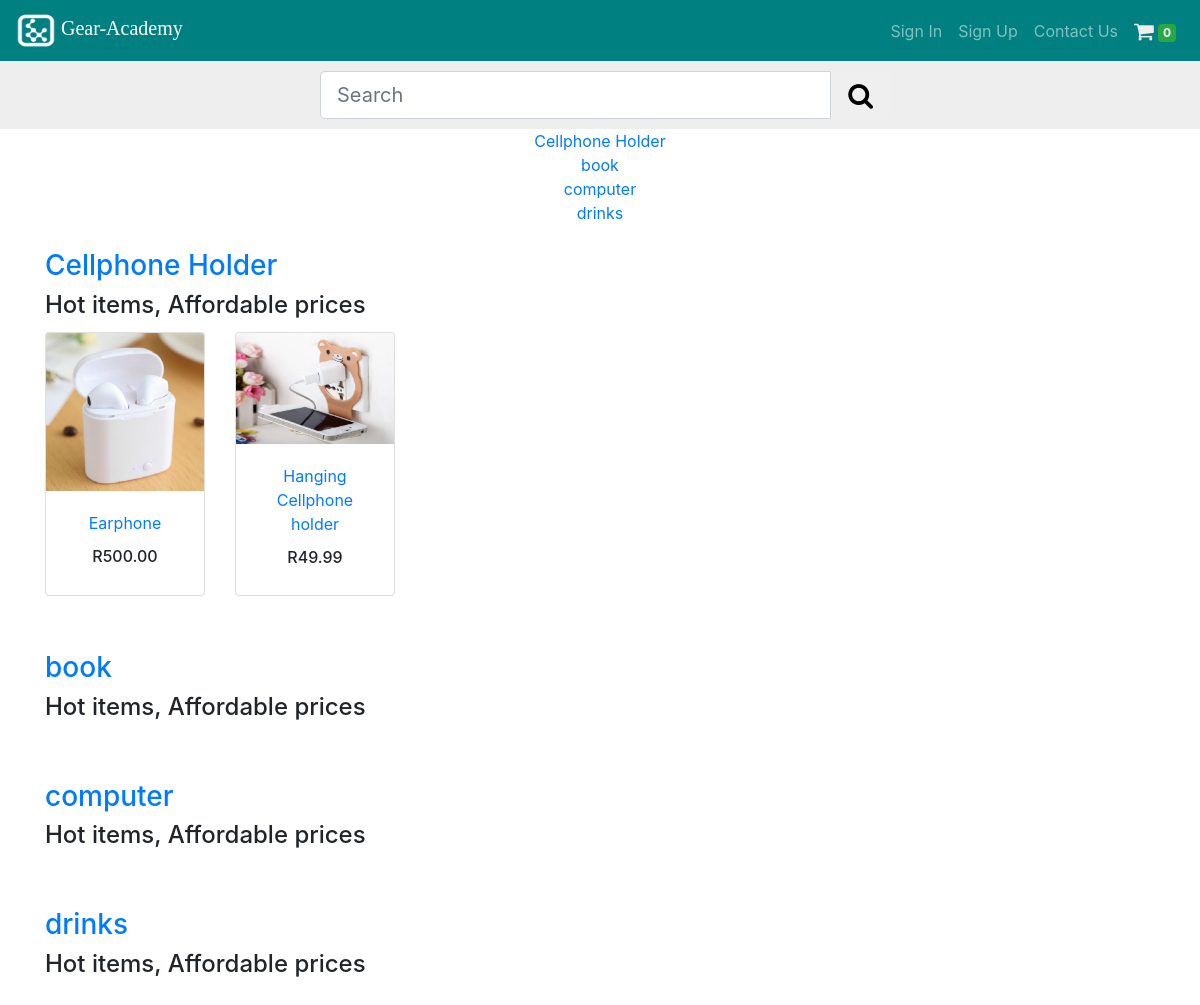
/cellphone-holder/, run on an earlier commit of the app's database.
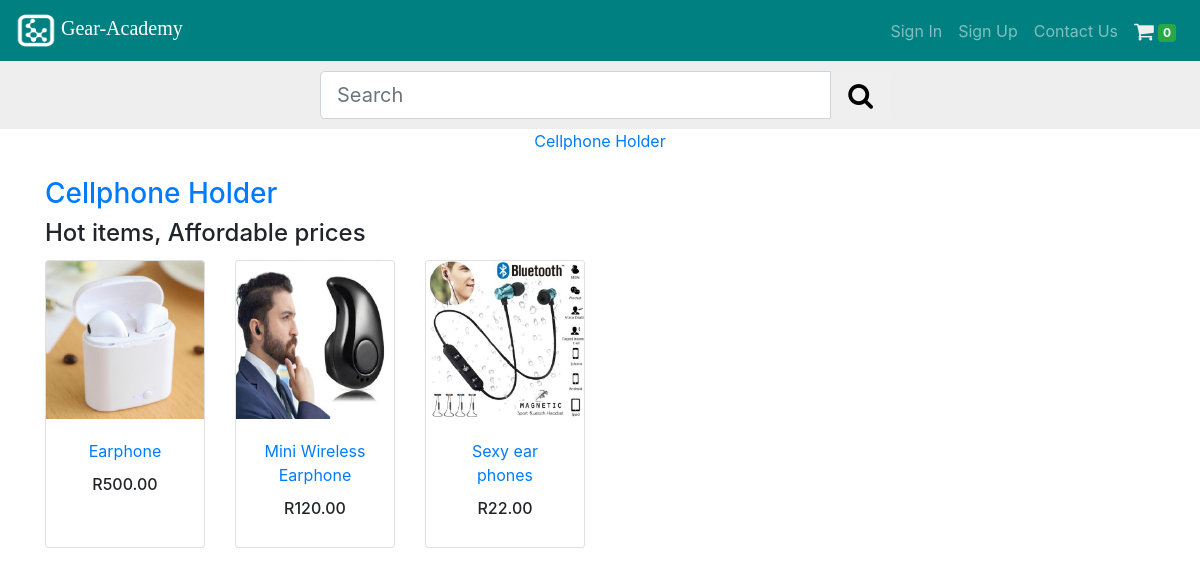
And on a later commit of the database.
### shop/models.py (models this page shows, shortened)
class Category(models.Model):
    name = models.CharField(max_length=150, db_index=True)
    slogan = models.CharField(max_length=150, default='Hot items, Affordable prices')
    slug = models.SlugField(max_length=150, unique=True ,db_index=True)
    created_at = models.DateTimeField(auto_now_add=True)
    updated_at = models.DateTimeField(auto_now=True)
    image = models.ImageField(upload_to='products/%Y/%m/%d', blank=True)
    class Meta:
        ordering = ('name', )
        verbose_name = 'category'
        verbose_name_plural = 'categories'
    def get_absolute_url(self):
        return reverse('shop:product_list_by_category', args=[self.slug])

class ProductImage(models.Model):
    product = models.ForeignKey(Product, on_delete=models.CASCADE, related_name='images')
    image = models.ImageField(upload_to='products/%Y/%m/%d', blank=True)

class Product(models.Model):
    category = models.ForeignKey(Category, related_name='products', on_delete=models.CASCADE)
    name = models.CharField(max_length=100, db_index=True)
    slug = models.SlugField(max_length=100, db_index=True)
    description = models.TextField(blank=True)
    price = models.DecimalField(max_digits=10, decimal_places=2)
    available = models.BooleanField(default=True)
    stock = models.PositiveIntegerField()
    created_at = models.DateTimeField(auto_now_add=True)
    updated_at = models.DateTimeField(auto_now=True)
    warranty = models.CharField(max_length=100, default='Limited (12 months)')
    shipping = models.TextField(default='Free delivery available in South Africa only')
    barcode = models.CharField(max_length=100, default='No barcode yet')
    class Meta:
        ordering = ('name', )
        index_together = (('id', 'slug'),)
    def get_absolute_url(self):
        return reverse('shop:product_detail', args=[self.id, self.slug])

### shop/views.py (the view)
# urls.py: url(r'^(?P<category_slug>[-\w]+)/$', views.product_list_by_category, name='product_list_by_category'),
def product_list_by_category(request, category_slug=None):
    categories = Category.objects.all()
    productsImage = ProductImage.objects.all()
    if category_slug:
        category = get_object_or_404(Category, slug=category_slug)
        products = Product.objects.filter(category=category)
    context = {
        'category': category,
        'categories': categories,
        'products': products,
        'productsImages': productsImage,
    }
    return render(request, 'shop/product/product_list.html', context)

### cart/cart.py (called while the page is built)
    def __len__(self):
        return sum(item['quantity'] for item in self.cart.values())

### cart/context_processors.py (called while the page is built)
def cart(request):
    return {'cart': Cart(request)}

### shop/templates/shop/product/product_list.html (shortened to what this page needs)
{% extends 'shop/base.html' %}
{% load static %}
{% load staticfiles %}
{% block content %}
<div class="container">
  <div class="row justify-content-around">
    <div class="col-sm-12 col-md-9 col-lg-9 text-center">
      {% for c in categories %}
        <nav class="">
          <a class="breadcrumb-item" href="{{ c.get_absolute_url }}">{{ c.name }}</a>
        </nav>
      {% endfor %}
    </div>
  </div>
      <br>
      {% for c in categories %}
      <div class="row justify-content-start">
        <div class="col-sm-12 col-md-12 col-lg-12">
          <h3>
            <a href="{{ c.get_absolute_url }}">{{ c.name }}</a>
          </h3>
          <h4>{{ c.slogan }}</h4>
        </div>
      </div>
      <div class="row justify-content-start productSection">
        {% for product in products %}
          {% if c.id == product.category.id %}
          <div class="col-6 col-sm-6 col-md-5 col-lg-2 card-product_list">
            <a href="{{ product.get_absolute_url }}">
              <div class="card h-100 productImage">
                {% for productsImage in productsImages %}
                  {% if productsImage.product.id  == product.id %}
                    <img id="{{ productsImage.id }}"
                    class="card-img-top img-fluid"
                    src="{% if productsImage.image %} {{ productsImage.image.url }} {% else %} {% static 'http://placehold.it/700x400' %} {% endif %}"
                    alt="">
                  {% endif %}
                {% endfor %}
                <div class="card-body text-center">
                  <p class="card-title">
                    <a href="{{ product.get_absolute_url }}">{{ product.name }}</a>
                  </p>
                  <h6>R{{ product.price }}</h6>
                </div>
              </div>
            </a>
          </div>
          {% endif %}
        {% endfor %}
      </div>
      {% endfor %}
    </div>
{% endblock %}

What changed in the data, as far as the page shows it:
removed Category: name "book", slogan "Hot items, Affordable prices"
removed Category: name "computer", slogan "Hot items, Affordable prices"
removed Category: name "drinks", slogan "Hot items, Affordable prices"
removed Product: name "Hanging Cellphone holder", price "49.99"
removed ProductImage: image (picture), shown under "Hanging Cellphone holder"
added Product: name "Mini Wireless Earphone", price "120.00"
added ProductImage: image (picture), shown under "Mini Wireless Earphone"
added Product: name "Sexy ear phones", price "22.00"
added ProductImage: image (picture), shown under "Sexy ear phones"
